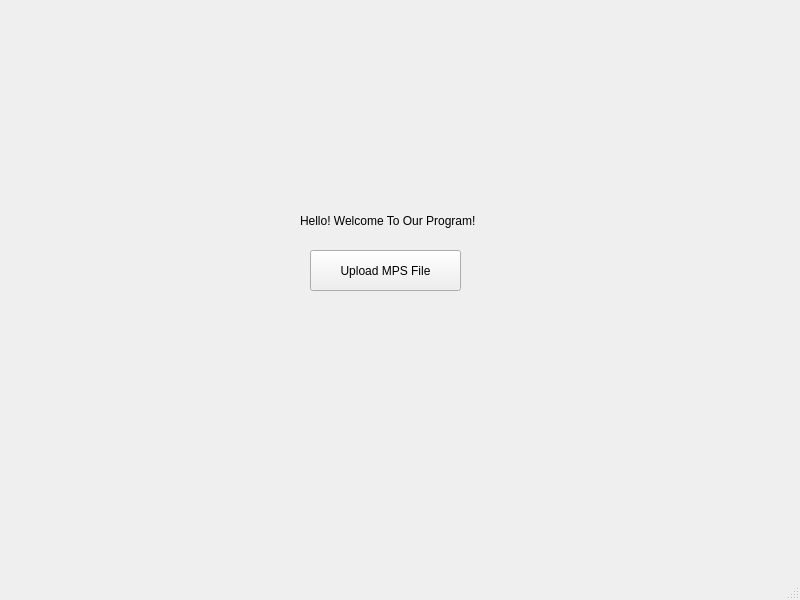
<?xml version="1.0" encoding="UTF-8"?>
<ui version="4.0">
 <class>MainWindow</class>
 <widget class="QMainWindow" name="MainWindow">
  <property name="geometry">
   <rect>
    <x>0</x>
    <y>0</y>
    <width>800</width>
    <height>600</height>
   </rect>
  </property>
  <property name="windowTitle">
   <string>MainWindow</string>
  </property>
  <widget class="QWidget" name="centralwidget">
   <widget class="QPushButton" name="uploadButton">
    <property name="geometry">
     <rect>
      <x>310</x>
      <y>250</y>
      <width>151</width>
      <height>41</height>
     </rect>
    </property>
    <property name="text">
     <string>Upload MPS File</string>
    </property>
   </widget>
   <widget class="QLabel" name="text">
    <property name="geometry">
     <rect>
      <x>300</x>
      <y>210</y>
      <width>251</width>
      <height>21</height>
     </rect>
    </property>
    <property name="text">
     <string>Hello! Welcome To Our Program!</string>
    </property>
   </widget>
  </widget>
  <widget class="QMenuBar" name="menubar">
   <property name="geometry">
    <rect>
     <x>0</x>
     <y>0</y>
     <width>800</width>
     <height>33</height>
    </rect>
   </property>
  </widget>
  <widget class="QStatusBar" name="statusbar"/>
 </widget>
 <resources/>
 <connections/>
</ui>
